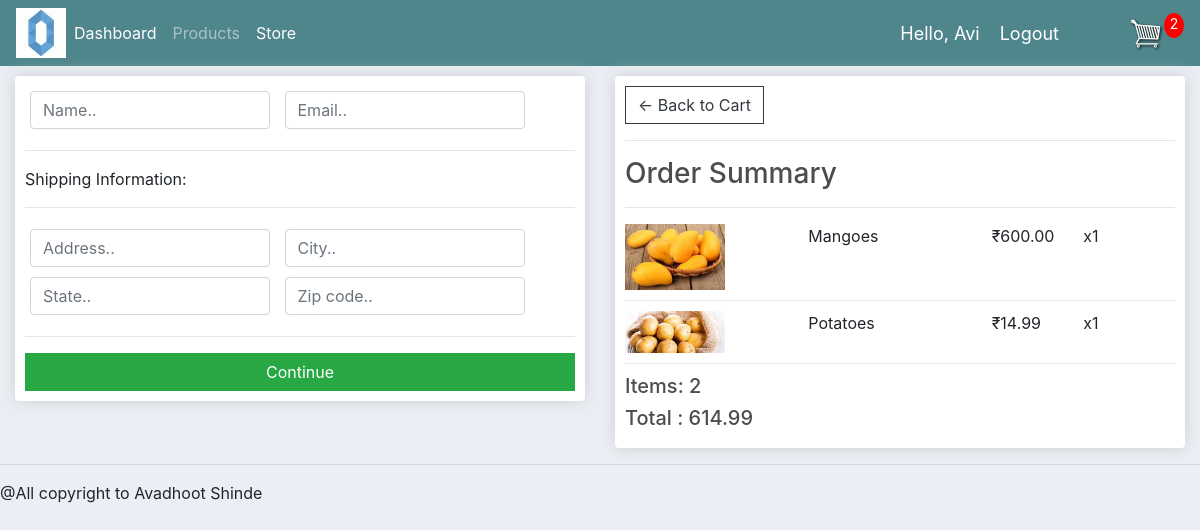
The page /checkout/ (signed in) on the database as committed earlier.
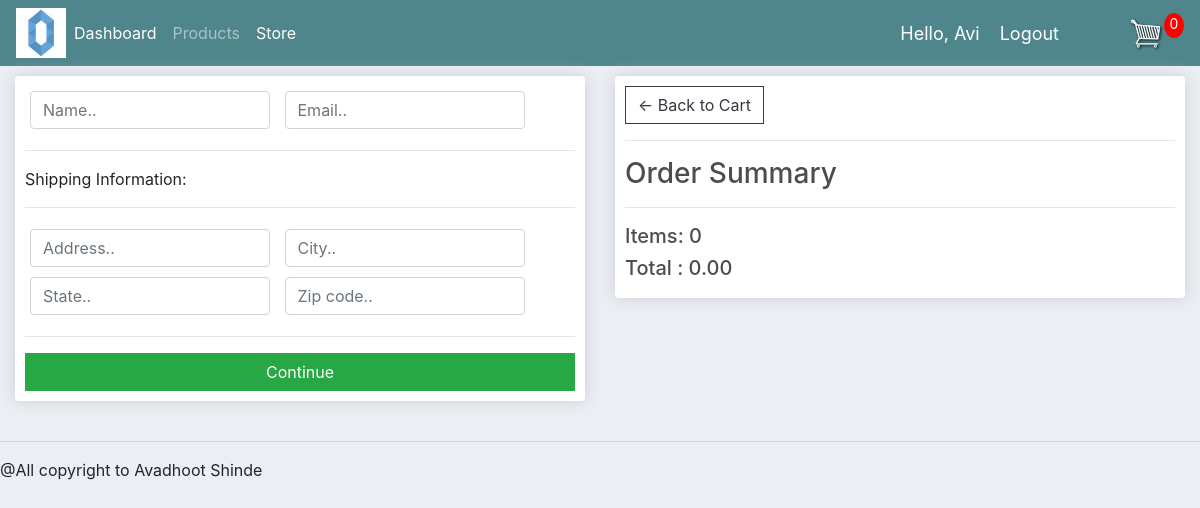
The same page on the database as committed later.
### accounts/models.py (models this page shows, shortened)
class OrderItem(models.Model):
	product = models.ForeignKey(Product, on_delete= models.SET_NULL, null=True, blank = True)
	order = models.ForeignKey(Order, blank = True, null=True, on_delete= models.SET_NULL)
	quantity = models.IntegerField(default = 0,null = True, blank = True)
	date_added = models.DateTimeField(auto_now_add=True)
	@property
	def get_total(self):
		total = self.product.price * self.quantity
		return total

class Product(models.Model):
	CATEGORY = (
			('Vegitables', 'Vegitables'),
			('Grains', 'Grains'),
			('Fruits','Fruits'),
			)
	name = models.CharField(max_length=200, null=True)
	price = models.DecimalField(max_digits=7, decimal_places = 2)
	image = models.ImageField(null=True, blank=True)
	category = models.CharField(max_length=200, null=True, choices=CATEGORY)
	date_created = models.DateTimeField(auto_now_add=True, null=True)
	@property
	def imageURL(self):
		try:
			url = self.image.url
		except:
			url = ''
		return url

class Order(models.Model):
	STATUS = (
			('Pending', 'Pending'),
			('Out for delivery', 'Out for delivery'),
			('Delivered', 'Delivered'),
			)
	customer = models.ForeignKey(Customer, null=True, on_delete= models.SET_NULL)
	date_created = models.DateTimeField(auto_now_add=True, null=True)
	status = models.CharField(max_length=200, null=True, choices=STATUS)
	complete = models.BooleanField(default=False)
	transaction_id = models.CharField(max_length=100, null=True)
	@property
	def get_cart_total(self):
		orderitems = self.orderitem_set.all()
		total = sum([item.get_total for item in orderitems])
		return total
	@property
	def get_cart_items(self):
		orderitems = self.orderitem_set.all()
		total = sum([item.quantity for item in orderitems])
		return total
	@property
	def shipping(self):
		shipping = True
		orderitems = self.orderitem_set.all()
		for i in orderitems:
			pass
		return shipping

### accounts/views.py (the view)
# urls.py: path('checkout/', views.checkout, name='checkout'),
def checkout(request):
	if request.user.is_authenticated:
		customer = request.user.customer
		order, created = Order.objects.get_or_create(customer=customer, complete = False)
		items = order.orderitem_set.all()
		cartItems = order.get_cart_items
	else:
		items = []
		order = {'get_cart_total':0, 'get_cart_items':0, 'shipping':False}
		cartItems = order['get_cart_total']
	context = {'items': items, 'order': order, 'cartItems': cartItems}
	return render(request, 'accounts/checkout.html', context)

### accounts/templates/accounts/checkout.html (shortened to what this page needs)
{% extends "accounts/order.html" %}
{% load static %}
{% block content %}
<div class="row">
    <div class="col-lg-6">
        <div class="box-element"  id="form-wrapper">
            <form id="form">
                <div id="user-info">
                    <div class="form-field">
                        <input required class="form-control" type="text" name="name" placeholder="Name..">
                    </div>
                    <div class="form-field">
                        <input required class="form-control" type="email" name="email" placeholder="Email..">
                    </div>
                </div>
                <div id="shipping-info">
                    <hr>
						<p>Shipping Information:</p>
						<hr>
						<div class="form-field">
							<input class="form-control" type="text" name="address" placeholder="Address..">
						</div>
						<div class="form-field">
							<input class="form-control" type="text" name="city" placeholder="City..">
						</div>
						<div class="form-field">
							<input class="form-control" type="text" name="state" placeholder="State..">
						</div>
						<div class="form-field">
							<input class="form-control" type="text" name="zipcode" placeholder="Zip code..">
						</div>
                </div>
                <hr>
                <input id="form-buttom" class="btn btn-success btn-block" type="submit" value="Continue">
            </form>
        </div>
        <br>
    </div>
    <div class="col-lg-6">
        <div class="box-element">
            <a class="btn btn-outline-dark" href="{% url 'cart' %}">&#x2190; Back to Cart</a>
            <hr>
            <h3>Order Summary</h3>
            <hr>
            {% for item in items %}
            <div class="cart-row">
                <div style="flex:2"><img class="row-image" src={{item.product.imageURL}}></div>
                <div style="flex:2"><p>{{item.product.name}}</p></div>
                <div style="flex:1"><p>₹{{item.product.price}}</p></div>
                <div style="flex:1"><p>x{{item.quantity}}</p></div>
            </div>
            {% endfor %}
            <h5>Items: {{order.get_cart_items}}</h5>
            <h5>Total : {{order.get_cart_total |floatformat:2}}</h5>
        </div>
    </div>
</div>
{% endblock content %}

### accounts/templates/accounts/navbar.html (shortened to what this page needs)
{% load static %}
<nav class="navbar navbar-expand-lg navbar-dark bg-dark">
 <img src="{% static 'images/Logo.jpg' %}">
  <div class="collapse navbar-collapse" id="navbarNav">
    <ul class="navbar-nav">
      {% if request.user.is_staff %}
      <li class="nav-item active">
        <a class="nav-link" href="{% url 'home' %}">Dashboard</a>
      </li>
      <li class="nav-item">
        <a class="nav-link" href="{% url 'products' %}">Products</a>
      </li>
      <li class="nav-item active">
        <a class="nav-link" href="{% url 'order' %}">Store</a>
      </li>
      {% else %}
       <li class="nav-item">
        <a class="nav-link" href="{% url 'account' %}">Settings</a>
      </li>
      {% endif %}
    </ul>
  </div>
  <span><a class="hello-msg" href="{% url 'account' %}">Hello, {{request.user}}</a></span>
  <span ><a  class="hello-msg" href="{% url 'logout' %}">Logout</a></span>
  <a href="{% url 'cart' %}">
    <img  id="cart-icon" src="{% static 'images/cart.png' %}">
  </a>
  <p id="cart-total">{{cartItems}}</p>
</nav>

Rows that differ between the two databases and show on the page:
no longer on this page (row unchanged): OrderItem: product.imageURL (picture), product.name "Mangoes", product.price "600.00", quantity "1"
no longer on this page (row unchanged): OrderItem: product.imageURL (picture), product.name "Potatoes", product.price "14.99", quantity "1"
no longer on this page (row edited): Order: get_cart_items "2", get_cart_total "614.99"
added Order: get_cart_items "0", get_cart_total "0.00"
Other text that changed with them:
{{ cartItems }}: "2" → "0"
